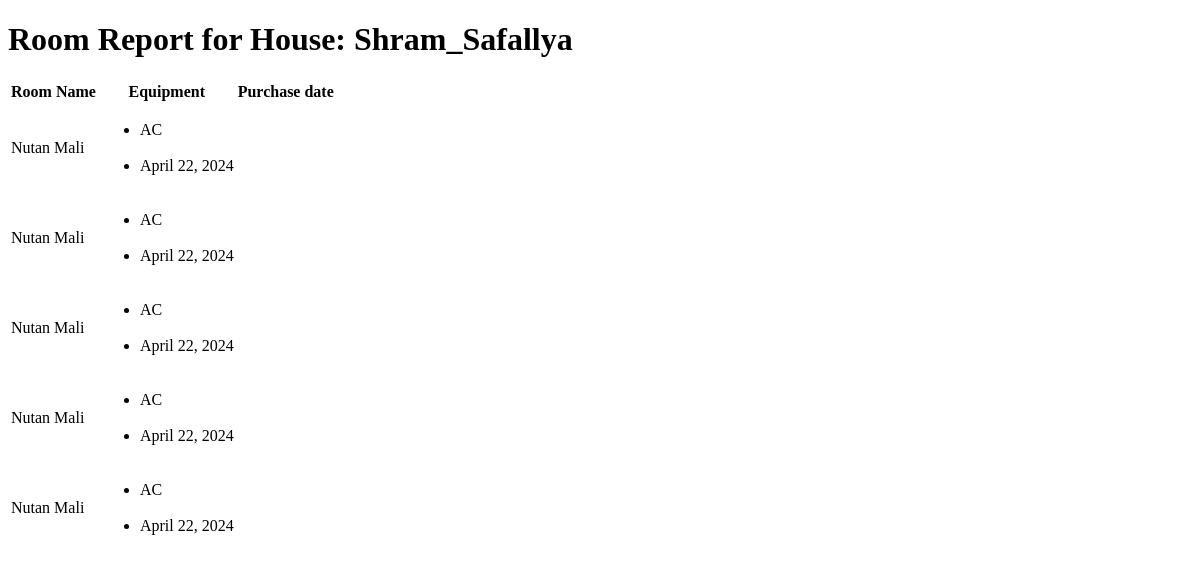
Page /room_report/2/ (signed in) on the earlier database version.
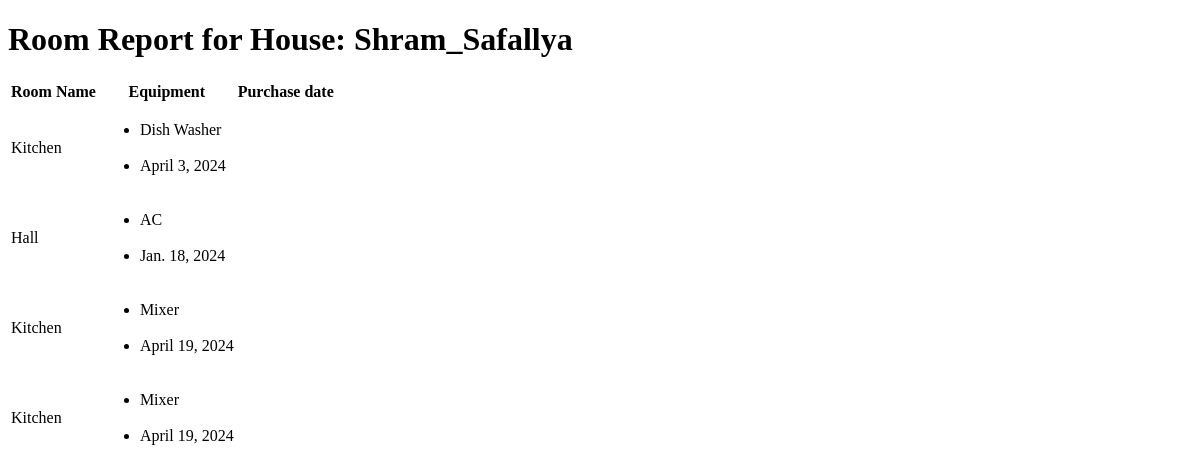
Same page on the later database version.
### app1/models.py (models this page shows, shortened)
class House(models.Model):
    name = models.CharField(max_length=100)
    num_rooms = models.IntegerField()
    user = models.ForeignKey(User, on_delete=models.CASCADE)

class Room(models.Model):
    house = models.ForeignKey(House, on_delete=models.CASCADE, related_name='rooms')
    user = models.ForeignKey(User, on_delete=models.CASCADE, default=1)
    name = models.CharField(max_length=100)
    equipment_name = models.CharField(max_length=100)
    purchase_date = models.DateField()
    maintenance_schedule = models.CharField(choices=[('monthly', 'Monthly'), ('yearly', 'Yearly'), ('weekly', 'Weekly')], max_length=10)
    maintenance_date = models.DateField()
    discard_date = models.DateField()
    insurance_policy_number = models.CharField(max_length=100)

### app1/views.py (the view)
# urls.py: path('room_report/<int:house_pk>/',views.room_report,name='room_report'),
def room_report(request, house_pk):
    house = get_object_or_404(House, pk=house_pk, user=request.user)
    rooms = Room.objects.filter(house=house)
    for room in rooms:
        print("rooms")
        room.equipment_list = room.equipment_name.split(",")  # Assuming equipment_name is a comma-separated list
        print(room.equipment_name)
        print(room.purchase_date)
    return render(request, 'room_report.html', {'house': house, 'rooms': rooms})

### templates/room_report.html (shortened to what this page needs)
<!DOCTYPE html>
<html lang="en">
<head>
</head>
<body>
<h1>Room Report for House: {{ house.name }}</h1>
    <table>
        <thead>
            <tr>
                <th>Room Name</th>
                <th>Equipment</th>
                <th>Purchase date</th>
            </tr>
        </thead>
        <tbody>
            {% for room in rooms %}
            <tr>
                <td>{{ room.name }}</td>
                <td>
                    <ul>
                        {% for item in room.equipment_list %}
                        <li>{{ room.equipment_name }}</li> <br>
                        <li>{{ room.purchase_date }}</li>
                        {% endfor %}
                    </ul>
                </td>
            </tr>
            {% endfor %}
        </tbody>
    </table>
</body>
</html>

Differences in the rows shown:
removed Room: name "Nutan Mali", equipment_name "AC", purchase_date "April 22, 2024"
removed Room: name "Nutan Mali", equipment_name "AC", purchase_date "April 22, 2024"
removed Room: name "Nutan Mali", equipment_name "AC", purchase_date "April 22, 2024"
removed Room: name "Nutan Mali", equipment_name "AC", purchase_date "April 22, 2024"
removed Room: name "Nutan Mali", equipment_name "AC", purchase_date "April 22, 2024"
added Room: name "Kitchen", equipment_name "Dish Washer", purchase_date "April 3, 2024"
added Room: name "Hall", equipment_name "AC", purchase_date "Jan. 18, 2024"
added Room: name "Kitchen", equipment_name "Mixer", purchase_date "April 19, 2024"
added Room: name "Kitchen", equipment_name "Mixer", purchase_date "April 19, 2024"
